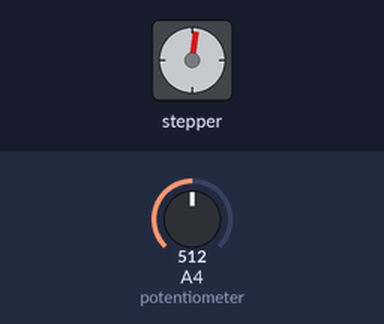
This sketch was run on a simulated Arduino Uno, built with avr-gcc and run on an emulated ATmega328P. On the bench: stepper motor. Wiring (inferred from the names in the program): stepper motor driver (200 steps per turn assumed): step pin 7; direction pin 8. Inputs (shaded band) come from the test bench; at power-on: A4 (potentiometer) = 512.

Above: at 1.2 s.
1.3 s: A4 (potentiometer) set to 716
At 1.67 s:
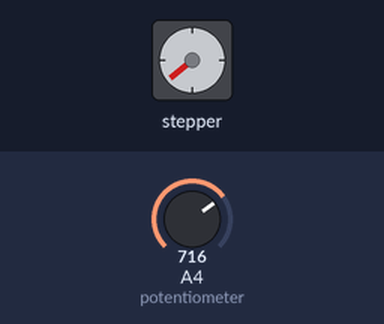
4.3 s: A4 (potentiometer) set to 900
At 4.7 s:
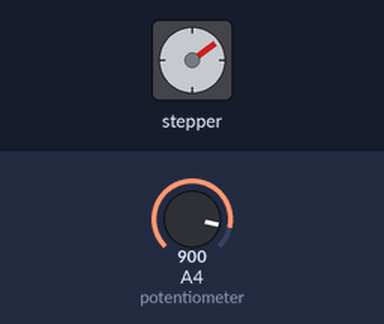
7.3 s: A4 (potentiometer) set to 511
At 7.76 s:
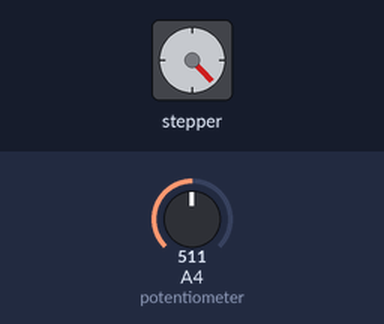
10.3 s: A4 (potentiometer) set to 122
13.3 s: A4 (potentiometer) set to 0
Timing chart, 0 to 17.3 s (numbered marks = the images above; inputs shaded):
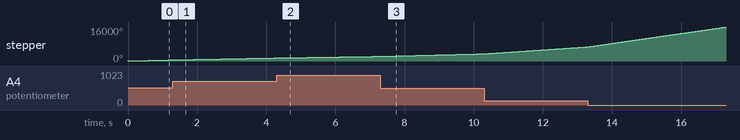

The sketch:

Shaker_Basic_V1.ino
```cpp
/*  Simple Stepper Motor Control
 *
 *  by Achim pieters, www.studiopieters.nl
 *
 */

// Defines pins numbers
const int stepPin = 7;
const int dirPin = 8;

int customDelay,customDelayMapped; // Defines variables

void setup() {
  // Sets the two pins as Outputs
  pinMode(stepPin,OUTPUT);
  pinMode(dirPin,OUTPUT);

  digitalWrite(dirPin,HIGH); //Enables the motor to move in a particular direction
}
void loop() {

  customDelayMapped = speedUp(); // Gets custom delay values from the custom speedUp function
  // Makes pules with custom delay, depending on the Potentiometer, from which the speed of the motor depends
  digitalWrite(stepPin, HIGH);
  delayMicroseconds(customDelayMapped);
  digitalWrite(stepPin, LOW);
  delayMicroseconds(customDelayMapped);
}
// Function for reading the Potentiometer
int speedUp() {
  int customDelay = analogRead(A4); // Reads the potentiometer
  int newCustom = map(customDelay, 0, 1023, 300,4000); // Convrests the read values of the potentiometer from 0 to 1023 into desireded delay values (300 to 4000)
  return newCustom;
}
```
